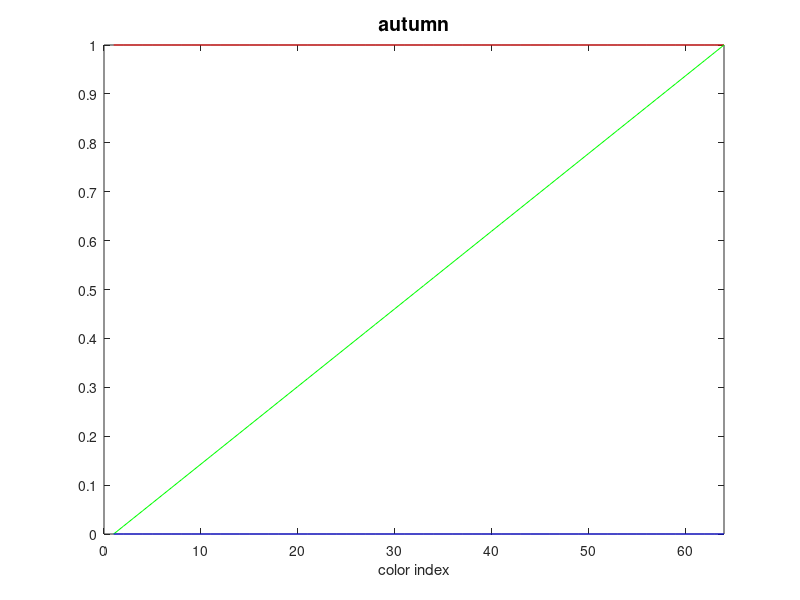
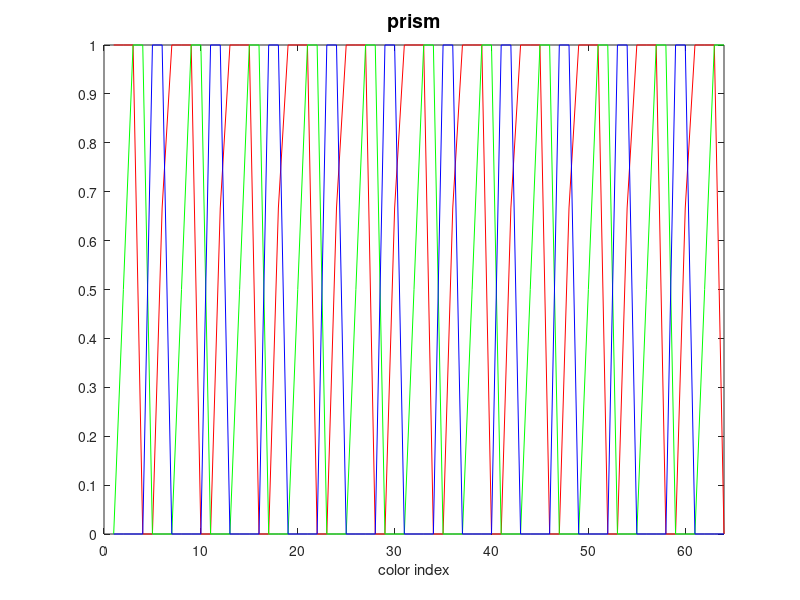
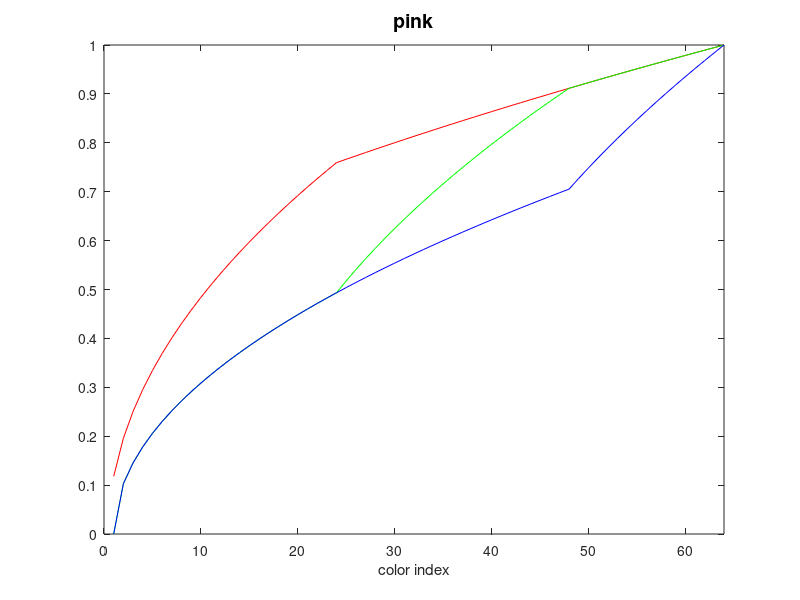
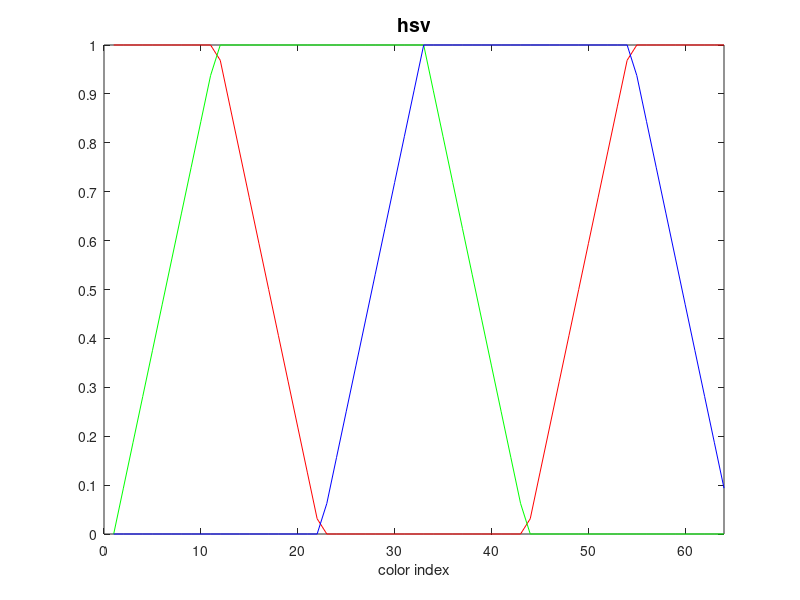

Source code (MATLAB) for these figures, in order:
rgbplot(autumn)
title('autumn', 'fontsize', 14)
print -deps2 ex_rgbplot1.eps
rgbplot(prism)
title('prism', 'fontsize', 14)
print -deps2 ex_rgbplot2.eps
rgbplot(pink)
title('pink', 'fontsize', 14)
print -deps2 ex_rgbplot3.eps
rgbplot(hsv)
title('hsv', 'fontsize', 14)
print -deps2 ex_rgbplot4.eps
